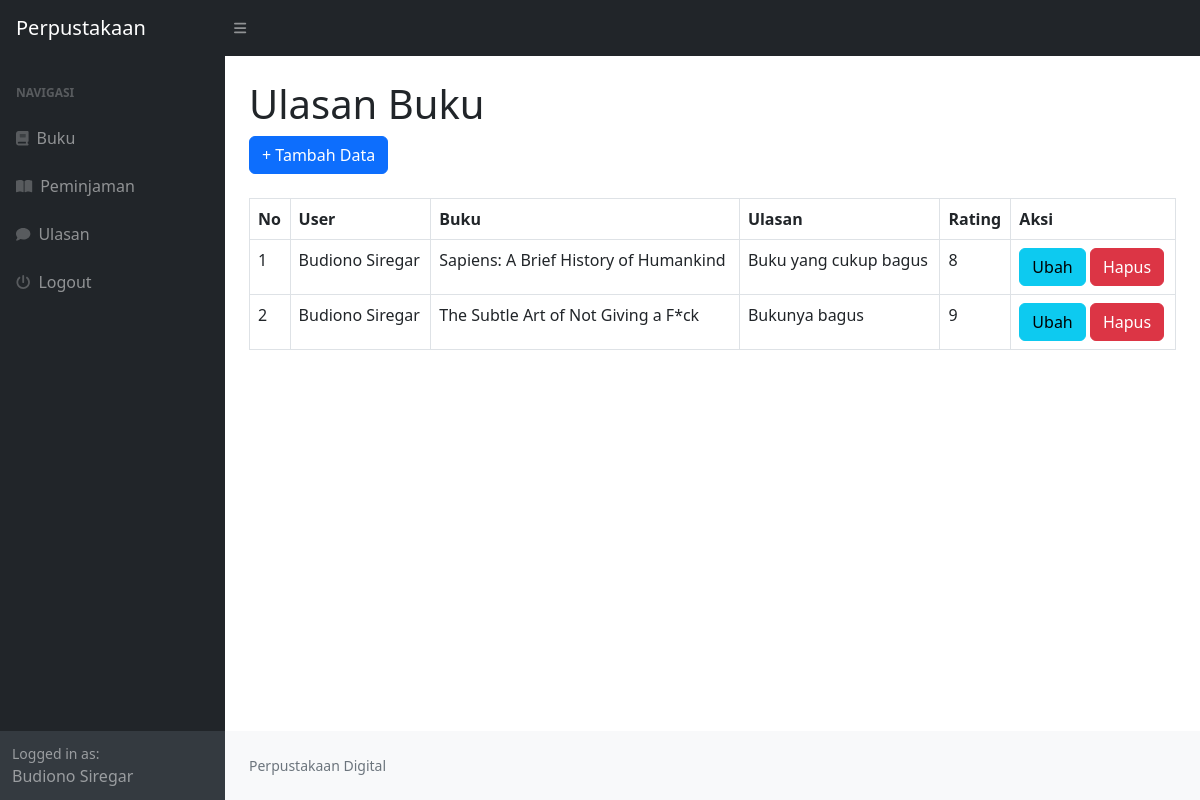
Page /index.php?page=ulasan (signed in) on the earlier database version.
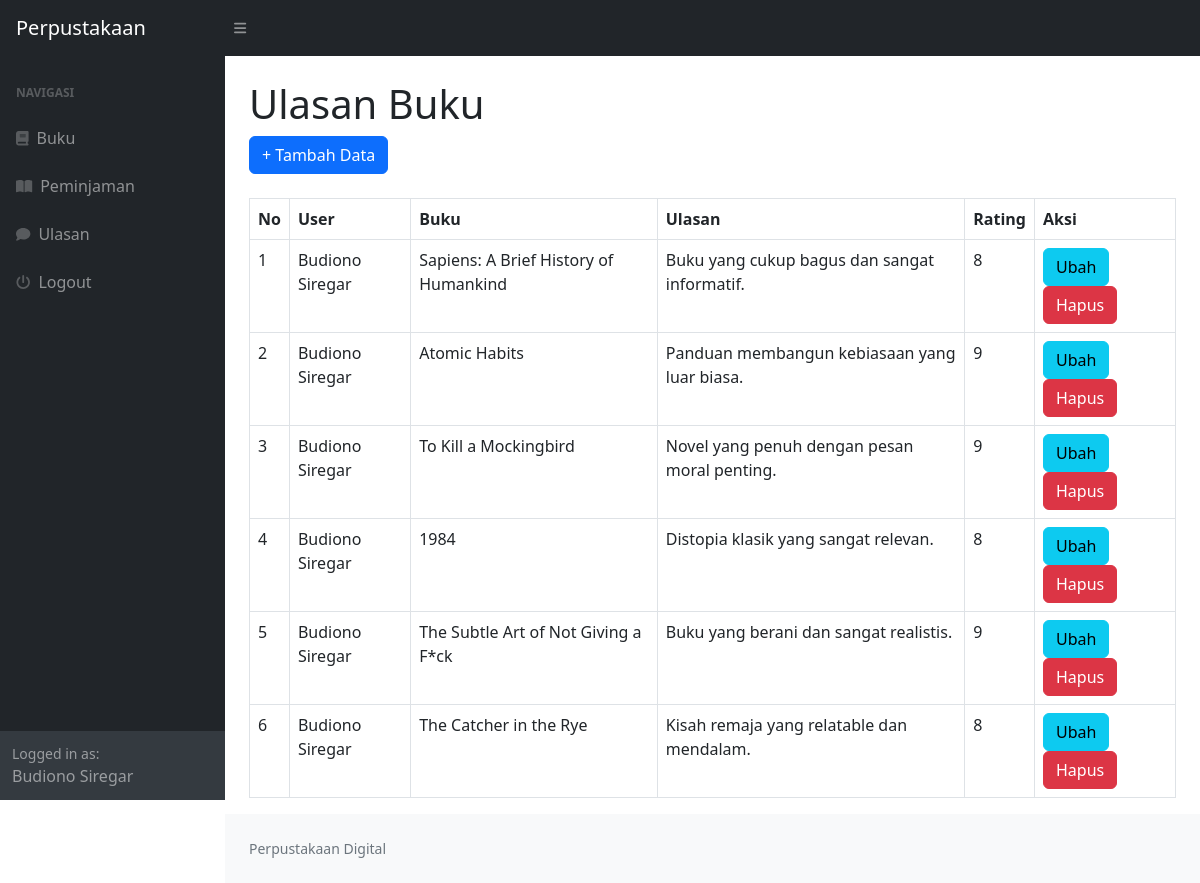
Same page on the later database version.
### tables this page shows
CREATE TABLE `ulasan` (
  `id_ulasan` int NOT NULL,
  `id_user` int DEFAULT NULL,
  `id_buku` int DEFAULT NULL,
  `ulasan` text,
  `rating` int DEFAULT NULL
);

CREATE TABLE `user` (
  `id_user` int NOT NULL,
  `nama` varchar(255) DEFAULT NULL,
  `username` varchar(255) DEFAULT NULL,
  `password` varchar(255) DEFAULT NULL,
  `email` varchar(255) DEFAULT NULL,
  `alamat` text,
  `no_telepon` varchar(255) DEFAULT NULL,
  `level` enum('admin','peminjam') DEFAULT NULL
);

CREATE TABLE `buku` (
  `id_buku` int NOT NULL,
  `id_kategori` int DEFAULT NULL,
  `judul` varchar(255) DEFAULT NULL,
  `penulis` varchar(255) DEFAULT NULL,
  `penerbit` varchar(255) DEFAULT NULL,
  `tahun_terbit` varchar(255) DEFAULT NULL,
  `deskripsi` text
);

### ulasan.php (the view)
<h1 class="mt-4">Ulasan Buku</h1>
<div class="row">
    <div class="col-md-12">
        <a href="?page=ulasan_tambah" class="btn btn-primary">+ Tambah Data</a>
        <br>
        <br>
        <table class="table table-bordered" id="dataTable" width="100%" cellspacin="5">
            <tr>
                <th>No</th>
                <th>User</th>
                <th>Buku</th>
                <th>Ulasan</th>
                <th>Rating</th>
                <th>Aksi</th>
            </tr>
            <?php
            $i = 1;
                if ($_SESSION['user']['level'] != 'admin'){
                    $nameUser = $_SESSION['user']['nama'];
                    $query = mysqli_query($koneksi, "SELECT * FROM ulasan LEFT JOIN user on user.id_user = ulasan.id_user LEFT JOIN buku on buku.id_buku = ulasan.id_buku where user.nama = '$nameUser'");
                } else {
                    $query = mysqli_query($koneksi, "SELECT * FROM ulasan LEFT JOIN user on user.id_user = ulasan.id_user LEFT JOIN buku on buku.id_buku = ulasan.id_buku");
                }
                while($data = mysqli_fetch_array($query)){
                    ?>
                    <tr>
                        <td><?php echo $i++?></td>
                        <td><?php echo $data['nama']; ?></td>
                        <td><?php echo $data['judul']; ?></td>
                        <td><?php echo $data['ulasan']; ?></td>
                        <td><?php echo $data['rating']; ?></td>
                        <td>
                            <?php
                                if ($data['nama'] == $_SESSION['user']['nama']){
                            ?>
                                <a href="?page=ulasan_ubah&&id=<?php echo $data['id_ulasan']; ?>" class="btn btn-info">Ubah</a>
                                <a onclick="return confirm('Apakah Anda Akan menghapus data ini')" href="?page=ulasan_hapus&&id=<?php echo $data['id_ulasan']; ?>" class="btn btn-danger">Hapus</a>
                            <?php
                                }
                            ?>
                        </td>
                    <tr>
                        <?php
                }
            ?>
        </table>
    </div>
</div>

Differences in the rows shown:
no longer on this page (row edited): ulasan: id_user.nama "Budiono Siregar", id_buku.judul "Sapiens: A Brief History of Humankind", ulasan "Buku yang cukup bagus", rating "8"
no longer on this page (row edited): ulasan: id_user.nama "Budiono Siregar", id_buku.judul "The Subtle Art of Not Giving a F*ck", ulasan "Bukunya bagus", rating "9"
added ulasan: id_user.nama "Budiono Siregar", id_buku.judul "Sapiens: A Brief History of Humankind", ulasan "Buku yang cukup bagus dan sangat informatif.", rating "8"
added ulasan: id_user.nama "Budiono Siregar", id_buku.judul "Atomic Habits", ulasan "Panduan membangun kebiasaan yang luar biasa.", rating "9"
added ulasan: id_user.nama "Budiono Siregar", id_buku.judul "To Kill a Mockingbird", ulasan "Novel yang penuh dengan pesan moral penting.", rating "9"
added ulasan: id_user.nama "Budiono Siregar", id_buku.judul "1984", ulasan "Distopia klasik yang sangat relevan.", rating "8"
added ulasan: id_user.nama "Budiono Siregar", id_buku.judul "The Subtle Art of Not Giving a F*ck", ulasan "Buku yang berani dan sangat realistis.", rating "9"
added ulasan: id_user.nama "Budiono Siregar", id_buku.judul "The Catcher in the Rye", ulasan "Kisah remaja yang relatable dan mendalam.", rating "8"
